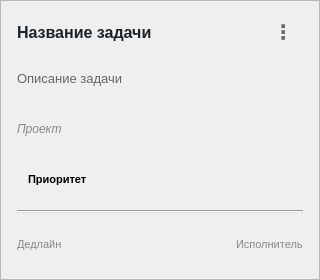
<?xml version="1.0" encoding="UTF-8"?>
<ui version="4.0">
 <class>ArchivedTaskCard</class>
 <widget class="QFrame" name="ArchivedTaskCard">
  <property name="geometry">
   <rect>
    <x>0</x>
    <y>0</y>
    <width>320</width>
    <height>280</height>
   </rect>
  </property>
  <property name="styleSheet">
   <string notr="true">ArchivedTaskCard {
    background-color: #f5f5f5;
    border: 2px solid #d3d3d3;
    border-radius: 16px;
    opacity: 0.9;
}
ArchivedTaskCard:hover {
    border: 2px solid #ccab6e;
    background-color: #fafafa;
}</string>
  </property>
  <property name="frameShape">
   <enum>QFrame::StyledPanel</enum>
  </property>
  <property name="frameShadow">
   <enum>QFrame::Raised</enum>
  </property>
  <layout class="QVBoxLayout" name="main_layout">
   <property name="leftMargin">
    <number>16</number>
   </property>
   <property name="topMargin">
    <number>16</number>
   </property>
   <property name="rightMargin">
    <number>16</number>
   </property>
   <property name="bottomMargin">
    <number>16</number>
   </property>
   <property name="spacing">
    <number>12</number>
   </property>
   <item>
    <layout class="QHBoxLayout" name="header_layout">
     <property name="spacing">
      <number>8</number>
     </property>
     <item>
      <widget class="QLabel" name="title_label">
       <property name="text">
        <string>Название задачи</string>
       </property>
       <property name="styleSheet">
        <string notr="true">font-size: 16px;
font-weight: bold;
color: #1B232A;</string>
       </property>
       <property name="wordWrap">
        <bool>true</bool>
       </property>
      </widget>
     </item>
     <item>
      <spacer name="header_spacer">
       <property name="orientation">
        <enum>Qt::Horizontal</enum>
       </property>
       <property name="sizeHint" stdset="0">
        <size>
         <width>40</width>
         <height>20</height>
        </size>
       </property>
      </spacer>
     </item>
     <item>
      <widget class="QPushButton" name="menuButton">
       <property name="text">
        <string>⋮</string>
       </property>
       <property name="styleSheet">
        <string notr="true">QPushButton {
    background-color: transparent;
    color: #666666;
    border: none;
    font-size: 20px;
    font-weight: bold;
    padding: 0px 5px;
    min-width: 30px;
    max-width: 30px;
    min-height: 30px;
    max-height: 30px;
    border-radius: 15px;
}
QPushButton:hover {
    background-color: #f0f0f0;
    color: #ccab6e;
}</string>
       </property>
      </widget>
     </item>
    </layout>
   </item>
   <item>
    <widget class="QLabel" name="description_label">
     <property name="text">
      <string>Описание задачи</string>
     </property>
     <property name="styleSheet">
      <string notr="true">color: #666666;
font-size: 13px;</string>
     </property>
     <property name="wordWrap">
      <bool>true</bool>
     </property>
    </widget>
   </item>
   <item>
    <widget class="QLabel" name="project_label">
     <property name="text">
      <string>Проект</string>
     </property>
     <property name="styleSheet">
      <string notr="true">color: #888888;
font-size: 12px;
font-style: italic;</string>
     </property>
    </widget>
   </item>
   <item>
    <layout class="QHBoxLayout" name="priority_layout">
     <property name="spacing">
      <number>5</number>
     </property>
     <item>
      <widget class="QLabel" name="priority_label">
       <property name="text">
        <string>Приоритет</string>
       </property>
       <property name="styleSheet">
        <string notr="true">padding: 4px 8px;
border-radius: 10px;
font-size: 11px;
font-weight: bold;</string>
       </property>
      </widget>
     </item>
     <item>
      <spacer name="priority_spacer">
       <property name="orientation">
        <enum>Qt::Horizontal</enum>
       </property>
       <property name="sizeHint" stdset="0">
        <size>
         <width>40</width>
         <height>20</height>
        </size>
       </property>
      </spacer>
     </item>
    </layout>
   </item>
   <item>
    <widget class="Line" name="separator">
     <property name="orientation">
      <enum>Qt::Horizontal</enum>
     </property>
     <property name="styleSheet">
      <string notr="true">background-color: #e0e0e0;</string>
     </property>
    </widget>
   </item>
   <item>
    <layout class="QHBoxLayout" name="tags_layout">
     <property name="spacing">
      <number>5</number>
     </property>
    </layout>
   </item>
   <item>
    <layout class="QHBoxLayout" name="footer_layout">
     <property name="spacing">
      <number>15</number>
     </property>
     <item>
      <widget class="QLabel" name="deadline_label">
       <property name="text">
        <string>Дедлайн</string>
       </property>
       <property name="styleSheet">
        <string notr="true">color: #888888;
font-size: 11px;</string>
       </property>
      </widget>
     </item>
     <item>
      <spacer name="footer_spacer">
       <property name="orientation">
        <enum>Qt::Horizontal</enum>
       </property>
       <property name="sizeHint" stdset="0">
        <size>
         <width>40</width>
         <height>20</height>
        </size>
       </property>
      </spacer>
     </item>
     <item>
      <widget class="QLabel" name="assignee_label">
       <property name="text">
        <string>Исполнитель</string>
       </property>
       <property name="styleSheet">
        <string notr="true">color: #888888;
font-size: 11px;</string>
       </property>
      </widget>
     </item>
    </layout>
   </item>
  </layout>
 </widget>
 <resources/>
 <connections/>
</ui>
